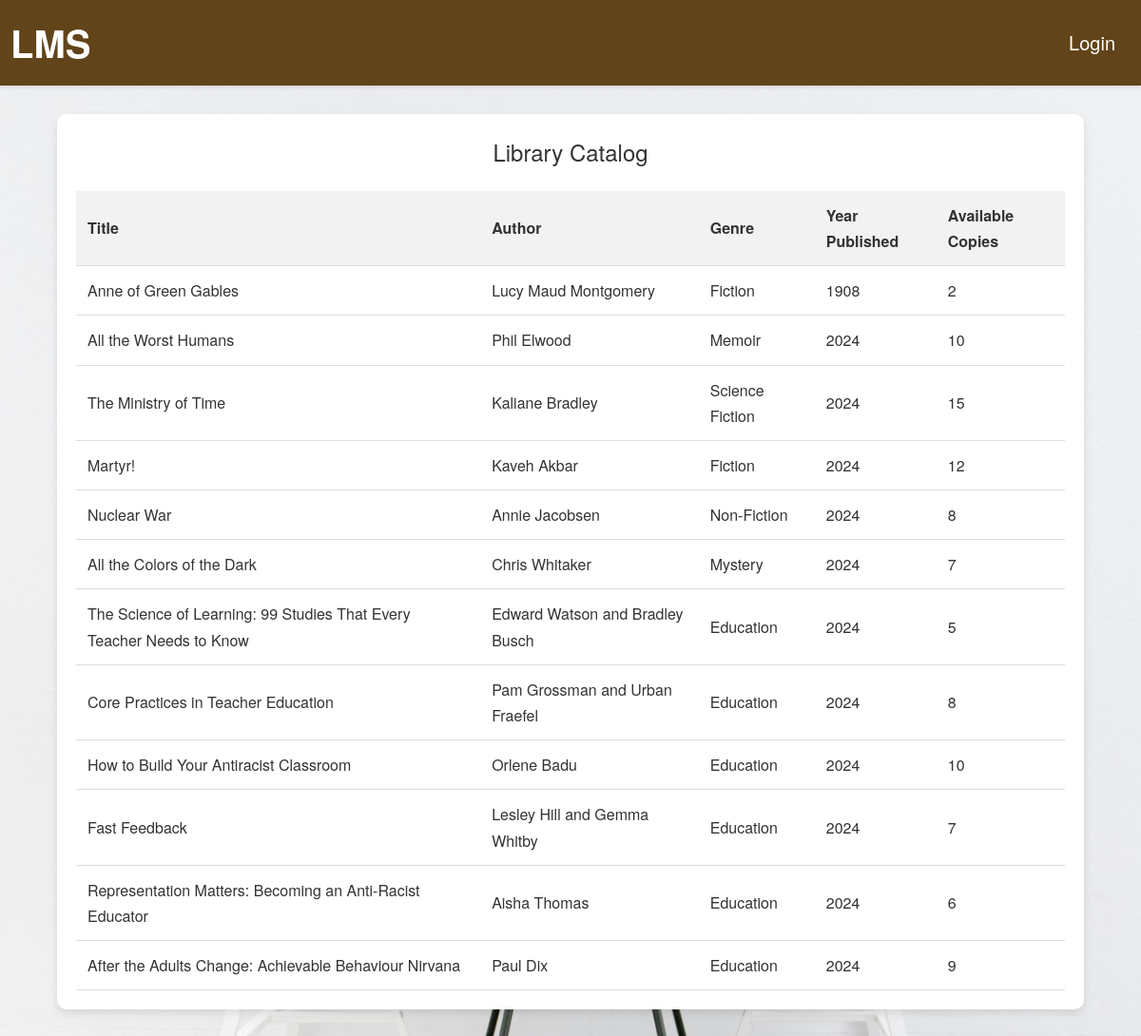
The page /catalog.php on the database as committed earlier.
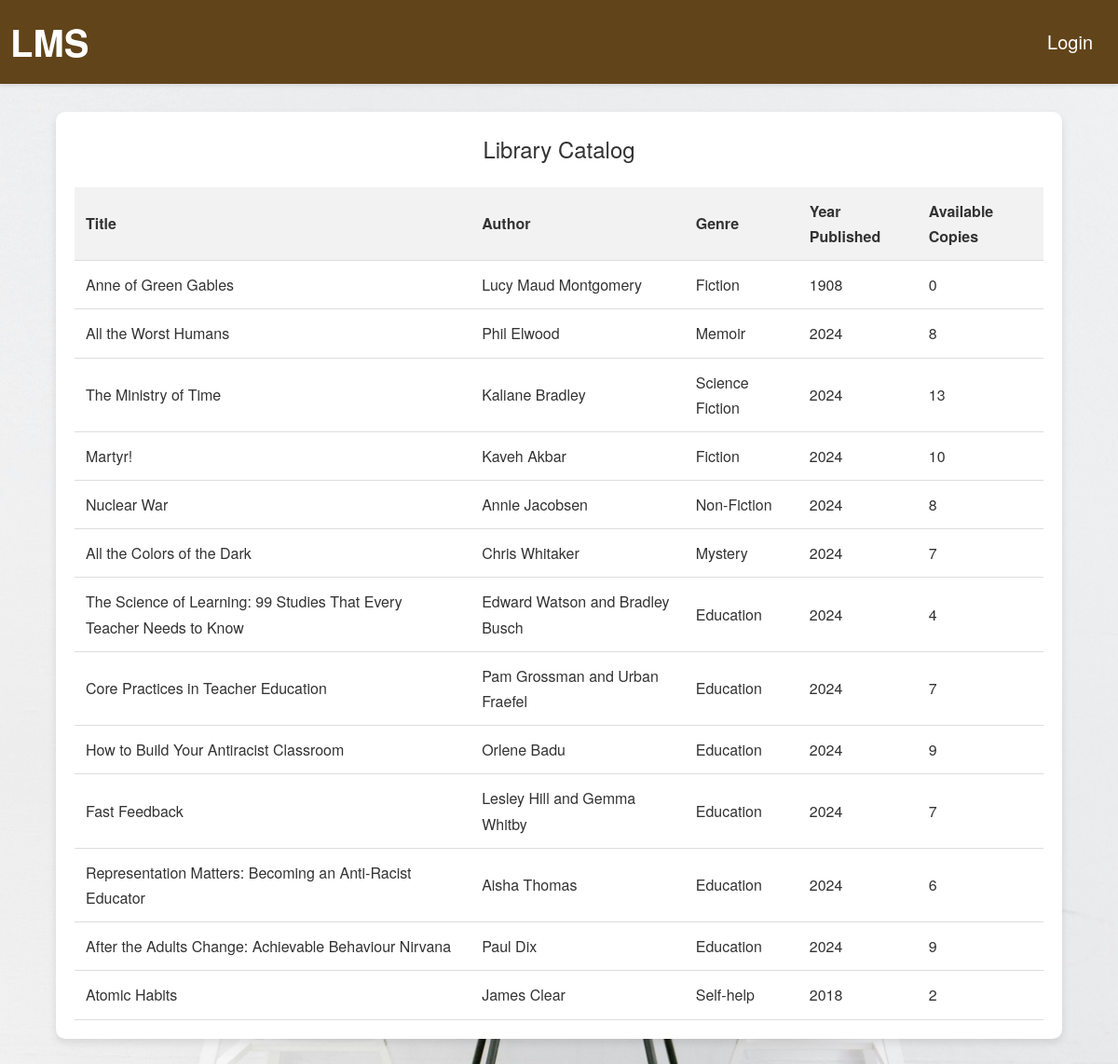
The same page on the database as committed later.
### tables this page shows
CREATE TABLE `books` (
  `BookID` int(11) NOT NULL,
  `Title` varchar(255) NOT NULL,
  `Author` varchar(100) NOT NULL,
  `Genre` varchar(100) DEFAULT NULL,
  `ISBN` varchar(45) NOT NULL,
  `YearPublished` year(4) DEFAULT NULL,
  `TotalCopies` int(11) DEFAULT 0,
  `AvailableCopies` int(11) DEFAULT 0,
  `AddedDate` date DEFAULT NULL
);

### catalog.php (the view, shortened to what this page needs)
<?php
include 'header.php';
include 'db_connection.php';
$sql = "SELECT * FROM books";
$result = $conn->query($sql);
?>
<!DOCTYPE html>
<html>
<head>
    <link rel="stylesheet" type="text/css" href="styles.css">
</head>
<body style="background-image: url('./res/user.jpg'); background-size: cover; background-position: center; background-repeat: no-repeat;">
    <div class="catalog-container">
        <h2>Library Catalog</h2>
        <table>
            <thead>
                <tr>
                    <th>Title</th>
                    <th>Author</th>
                    <th>Genre</th>
                    <th>Year Published</th>
                    <th>Available Copies</th>
                </tr>
            </thead>
            <tbody>
                <?php
                if ($result->num_rows > 0) {
                    while ($row = $result->fetch_assoc()) {
                        echo "<tr>
                                <td>" . $row['Title'] . "</td>
                                <td>" . $row['Author'] . "</td>
                                <td>" . $row['Genre'] . "</td>
                                <td>" . $row['YearPublished'] . "</td>
                                <td>" . $row['AvailableCopies'] . "</td>";
                        echo "</tr>";
                    }
                } else {
                    echo "<tr><td colspan='6'>No books found in the catalog.</td></tr>";
                }
                ?>
            </tbody>
        </table>
    </div>
</body>
</html>

### header.php (shortened to what this page needs)
<!DOCTYPE html>
<html lang="en">
<head>
    <link rel="stylesheet" type="text/css" href="css/styles.css">
</head>
<body style="background-image: url('./res/admin.jpg'); background-size: cover; background-position: center; background-repeat: no-repeat;">
    <nav class="navbar">
        <div class="navbar-container">
            <a href="index.php" class="navbar-logo">LMS</a>
            <ul class="navbar-menu">
                <?php if (isset($_SESSION['loggedin']) && $_SESSION['loggedin'] === true): ?>
                    <li><a href="dashboard.php">Dashboard</a></li>
                    <?php if ($_SESSION['Role'] == 'Admin'): ?>
                        <li><a href="manage_users.php">Manage Users</a></li>
                        <li><a href="reports.php">Reports</a></li>
                    <?php elseif ($_SESSION['Role'] == 'Librarian'): ?>
                        <li><a href="catalog.php">Manage Catalog</a></li>
                        <li><a href="borrow_book.php">Borrow Books</a></li>
                    <?php elseif ($_SESSION['Role'] == 'User'): ?>
                        <li><a href="rules.php">Rules</a></li>
                        <li><a href="browse_books.php">Browse Books</a></li>
                        <li><a href="my_account.php">My Account</a></li>
                        <li><a href="help.php">FAQs</a></li>
                    <?php endif; ?>
                    <li><a href="logout.php">Logout</a></li>
                <?php else: ?>
                    <li><a href="index.php">Login</a></li>
                <?php endif; ?>
            </ul>
        </div>
    </nav>
</body>
</html>

### css/styles.css (style rules this page uses)
* { margin: 0; padding: 0; box-sizing: border-box; font-family: 'Helvetica Neue', Arial, sans-serif; }
body { background-image: url('/library.jpg'); background-color: #f5f5f5; background-size: cover; background-position: center; background-repeat: no-repeat; color: #333; font-size: 18px; line-height: 1.7; }
.navbar { background-color: #62441a; padding-bottom: 25 px; display: flex; justify-content: center; align-items: center; box-shadow: 0 2px 4px rgba(0, 0, 0, 0.1); top: 0; width: 100%; z-index: 10; }
.navbar-container { display: flex; align-items: center; padding: 11px; justify-content: space-between; max-width: 1200px; width: 100%; }
.navbar-logo { color: white; font-size: 40px; font-weight: 600; text-decoration: none; }
.navbar-menu { list-style: none; display: flex; gap: 20px; }
.navbar-menu li { display: inline; }
.navbar-menu li a { color: white; font-size: 20px; text-decoration: none; padding: 8px 16px; border-radius: 5px; transition: background-color 0.3s ease; }
.catalog-container { width: 90%; max-width: 1200px; margin: 30px auto; padding: 20px; background-color: #fff; border-radius: 10px; box-shadow: 0 4px 8px rgba(0, 0, 0, 0.1); }
.catalog-container h2 { color: #333; text-align: center; }
.catalog-container table { width: 100%; margin-top: 20px; border-collapse: collapse; text-align: left; }
.catalog-container th, .catalog-container td { padding: 12px; border-bottom: 1px solid #ddd; }
.catalog-container th { background-color: #f2f2f2; font-weight: bold; }
h2 { margin-bottom: 20px; font-size: 24px; color: #333; font-weight: 300; }
table { width: 100%; margin-top: 20px; border-collapse: collapse; text-align: left; border-spacing: 0; background-color: #fff; table-layout: auto; }
th, td { padding: 12px; border-bottom: 1px solid #ddd; font-size: 16px; white-space: normal; word-wrap: break-word; }
th { background-color: #f2f2f2; font-weight: 600; color: #333; }

Rows that differ between the two databases and show on the page:
changed books "Anne of Green Gables": AvailableCopies "2" → "0"
changed books "All the Worst Humans": AvailableCopies "10" → "8"
changed books "The Ministry of Time": AvailableCopies "15" → "13"
changed books "Martyr!": AvailableCopies "12" → "10"
changed books "The Science of Learning: 99 Studies That Every Teacher Needs to Know": AvailableCopies "5" → "4"
changed books "Core Practices in Teacher Education": AvailableCopies "8" → "7"
changed books "How to Build Your Antiracist Classroom": AvailableCopies "10" → "9"
added books: Title "Atomic Habits", Author "James Clear", Genre "Self-help", YearPublished "2018", AvailableCopies "2"
